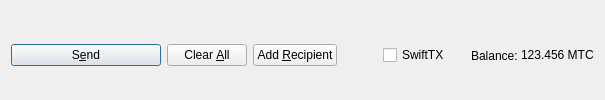
         <widget class="QFrame" name="frame_Send">
          <layout class="QHBoxLayout" name="horizontalLayout">
           <property name="bottomMargin">
            <number>0</number>
           </property>
           <item>
            <widget class="QPushButton" name="sendButton">
             <property name="minimumSize">
              <size>
               <width>150</width>
               <height>0</height>
              </size>
             </property>
             <property name="toolTip">
              <string>Confirm the send action</string>
             </property>
             <property name="text">
              <string>S&amp;end</string>
             </property>
             <property name="icon">
              <iconset resource="../mtcoin.qrc">
               <normaloff>:/icons/send</normaloff>:/icons/send</iconset>
             </property>
             <property name="autoDefault">
              <bool>false</bool>
             </property>
             <property name="default">
              <bool>true</bool>
             </property>
            </widget>
           </item>
           <item>
            <widget class="QPushButton" name="clearButton">
             <property name="sizePolicy">
              <sizepolicy hsizetype="Minimum" vsizetype="Fixed">
               <horstretch>0</horstretch>
               <verstretch>0</verstretch>
              </sizepolicy>
             </property>
             <property name="toolTip">
              <string>Clear all fields of the form.</string>
             </property>
             <property name="text">
              <string>Clear &amp;All</string>
             </property>
             <property name="icon">
              <iconset resource="../mtcoin.qrc">
               <normaloff>:/icons/remove</normaloff>:/icons/remove</iconset>
             </property>
             <property name="autoDefault">
              <bool>false</bool>
             </property>
            </widget>
           </item>
           <item>
            <widget class="QPushButton" name="addButton">
             <property name="toolTip">
              <string>Send to multiple recipients at once</string>
             </property>
             <property name="text">
              <string>Add &amp;Recipient</string>
             </property>
             <property name="icon">
              <iconset resource="../mtcoin.qrc">
               <normaloff>:/icons/add</normaloff>:/icons/add</iconset>
             </property>
             <property name="autoDefault">
              <bool>false</bool>
             </property>
            </widget>
           </item>
           <item>
            <spacer name="horizontalSpacer">
             <property name="orientation">
              <enum>Qt::Horizontal</enum>
             </property>
             <property name="sizeHint" stdset="0">
              <size>
               <width>40</width>
               <height>20</height>
              </size>
             </property>
            </spacer>
           </item>
           <item>
            <layout class="QHBoxLayout" name="horizontalLayout_2">
             <property name="spacing">
              <number>3</number>
             </property>
             <item>
              <widget class="QCheckBox" name="checkSwiftTX">
               <property name="enabled">
                <bool>true</bool>
               </property>
               <property name="minimumSize">
                <size>
                 <width>85</width>
                 <height>0</height>
                </size>
               </property>
               <property name="text">
                <string>SwiftTX</string>
               </property>
              </widget>
             </item>
             <item>
              <widget class="QLabel" name="label">
               <property name="text">
                <string>Balance:</string>
               </property>
              </widget>
             </item>
             <item>
              <widget class="QLabel" name="labelBalance">
               <property name="sizePolicy">
                <sizepolicy hsizetype="Preferred" vsizetype="Fixed">
                 <horstretch>0</horstretch>
                 <verstretch>0</verstretch>
                </sizepolicy>
               </property>
               <property name="cursor">
                <cursorShape>IBeamCursor</cursorShape>
               </property>
               <property name="text">
                <string notr="true">123.456 MTC</string>
               </property>
               <property name="textInteractionFlags">
                <set>Qt::LinksAccessibleByMouse|Qt::TextSelectableByKeyboard|Qt::TextSelectableByMouse</set>
               </property>
              </widget>
             </item>
            </layout>
           </item>
          </layout>
         </widget>
